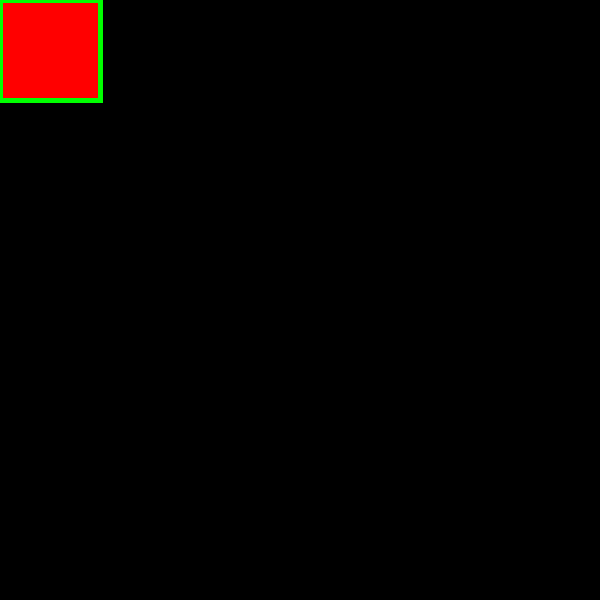
Frame 1 (no input)
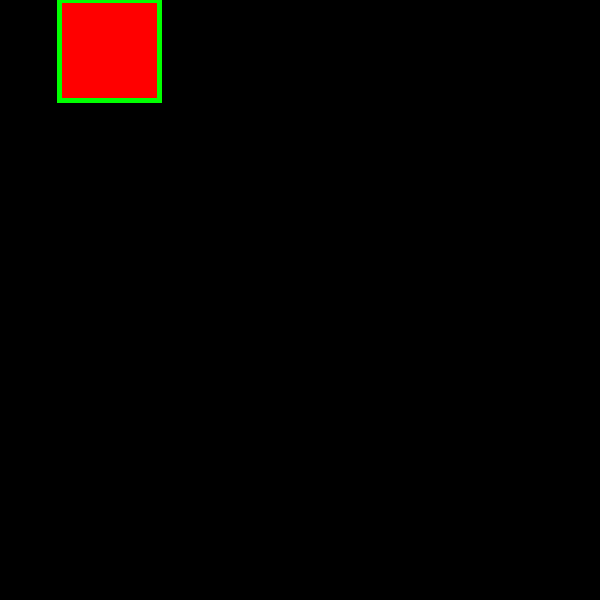
Frame 60 (the mouse pressed at the canvas centre just before this capture)
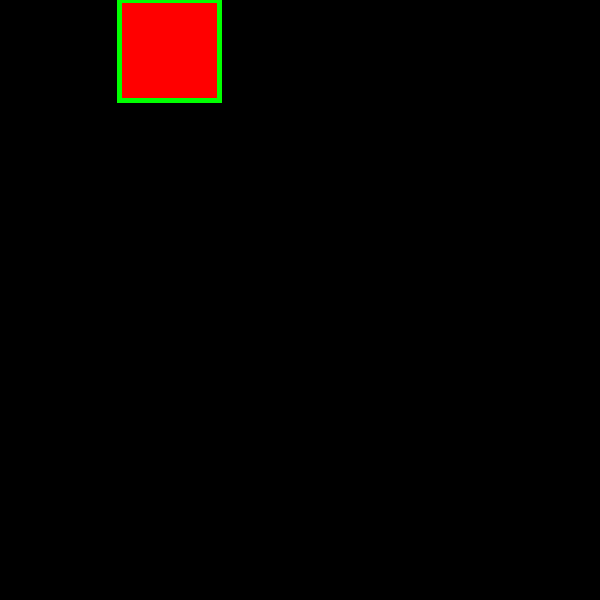
Frame 120 (the mouse held since frame 60 and released just before this capture)

The Processing sketch that drew these frames (run headless with seeded random() and noise(); from frame 60 on, the mouse is pressed at the canvas centre):

// Processing sketch: pros_1_2
// ── pros_1_2.pde
void setup() { 
  size(600, 600);
}

byte x = 0, y = 0;
void draw() {
  background(0);
  fill(255, 0, 0);
  stroke(0, 255, 0);
  strokeWeight(5);
  rect(x, y, 100, 100);
  x = (byte)(x + 1);
}
